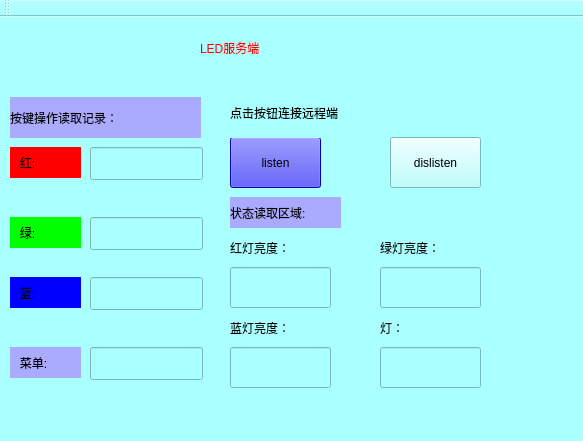
<?xml version="1.0" encoding="UTF-8"?>
<ui version="4.0">
 <class>MainWindow</class>
 <widget class="QMainWindow" name="MainWindow">
  <property name="geometry">
   <rect>
    <x>0</x>
    <y>0</y>
    <width>583</width>
    <height>441</height>
   </rect>
  </property>
  <property name="windowTitle">
   <string>MainWindow</string>
  </property>
  <property name="styleSheet">
   <string notr="true">background-color: rgb(170, 255, 255);</string>
  </property>
  <widget class="QWidget" name="centralWidget">
   <widget class="QLineEdit" name="lineEdit">
    <property name="geometry">
     <rect>
      <x>90</x>
      <y>130</y>
      <width>113</width>
      <height>33</height>
     </rect>
    </property>
    <property name="styleSheet">
     <string notr="true">font: 75 italic 14pt &quot;PibotoLt&quot;;</string>
    </property>
   </widget>
   <widget class="QLineEdit" name="lineEdit_2">
    <property name="geometry">
     <rect>
      <x>90</x>
      <y>200</y>
      <width>113</width>
      <height>33</height>
     </rect>
    </property>
    <property name="styleSheet">
     <string notr="true">font: 75 italic 14pt &quot;PibotoLt&quot;;</string>
    </property>
   </widget>
   <widget class="QLineEdit" name="lineEdit_3">
    <property name="geometry">
     <rect>
      <x>90</x>
      <y>260</y>
      <width>113</width>
      <height>33</height>
     </rect>
    </property>
    <property name="styleSheet">
     <string notr="true">font: 75 italic 14pt &quot;PibotoLt&quot;;</string>
    </property>
   </widget>
   <widget class="QLineEdit" name="lineEdit_4">
    <property name="geometry">
     <rect>
      <x>90</x>
      <y>330</y>
      <width>113</width>
      <height>33</height>
     </rect>
    </property>
    <property name="styleSheet">
     <string notr="true">font: 75 italic 14pt &quot;PibotoLt&quot;;</string>
    </property>
   </widget>
   <widget class="QLabel" name="label">
    <property name="geometry">
     <rect>
      <x>10</x>
      <y>130</y>
      <width>71</width>
      <height>31</height>
     </rect>
    </property>
    <property name="styleSheet">
     <string notr="true">background-color: rgb(255, 0, 0);</string>
    </property>
    <property name="text">
     <string>   红:</string>
    </property>
   </widget>
   <widget class="QLabel" name="label_2">
    <property name="geometry">
     <rect>
      <x>10</x>
      <y>200</y>
      <width>71</width>
      <height>31</height>
     </rect>
    </property>
    <property name="styleSheet">
     <string notr="true">background-color: rgb(0, 255, 0);</string>
    </property>
    <property name="text">
     <string>   绿:</string>
    </property>
   </widget>
   <widget class="QLabel" name="label_3">
    <property name="geometry">
     <rect>
      <x>10</x>
      <y>330</y>
      <width>71</width>
      <height>31</height>
     </rect>
    </property>
    <property name="styleSheet">
     <string notr="true">color: rgb(0, 0, 0);
background-color: rgb(170, 170, 255);</string>
    </property>
    <property name="text">
     <string>   菜单:</string>
    </property>
   </widget>
   <widget class="QLabel" name="label_4">
    <property name="geometry">
     <rect>
      <x>10</x>
      <y>260</y>
      <width>71</width>
      <height>31</height>
     </rect>
    </property>
    <property name="styleSheet">
     <string notr="true">background-color: rgb(0, 0, 255);
color: rgb(0, 0, 0);</string>
    </property>
    <property name="text">
     <string>   蓝:</string>
    </property>
   </widget>
   <widget class="QPushButton" name="listen">
    <property name="geometry">
     <rect>
      <x>230</x>
      <y>120</y>
      <width>91</width>
      <height>51</height>
     </rect>
    </property>
    <property name="styleSheet">
     <string notr="true">background-color: rgb(0, 0, 255);</string>
    </property>
    <property name="text">
     <string>listen</string>
    </property>
   </widget>
   <widget class="QLineEdit" name="lineEdit_5">
    <property name="geometry">
     <rect>
      <x>230</x>
      <y>250</y>
      <width>101</width>
      <height>41</height>
     </rect>
    </property>
    <property name="styleSheet">
     <string notr="true">font: oblique 14pt &quot;Serif&quot;;
</string>
    </property>
   </widget>
   <widget class="QLineEdit" name="lineEdit_6">
    <property name="geometry">
     <rect>
      <x>380</x>
      <y>250</y>
      <width>101</width>
      <height>41</height>
     </rect>
    </property>
    <property name="styleSheet">
     <string notr="true">font: oblique 14pt &quot;Serif&quot;;</string>
    </property>
   </widget>
   <widget class="QLineEdit" name="lineEdit_7">
    <property name="geometry">
     <rect>
      <x>230</x>
      <y>330</y>
      <width>101</width>
      <height>41</height>
     </rect>
    </property>
    <property name="styleSheet">
     <string notr="true">font: oblique 14pt &quot;Serif&quot;;</string>
    </property>
   </widget>
   <widget class="QLineEdit" name="lineEdit_8">
    <property name="geometry">
     <rect>
      <x>380</x>
      <y>330</y>
      <width>101</width>
      <height>41</height>
     </rect>
    </property>
    <property name="styleSheet">
     <string notr="true">font: oblique 14pt &quot;Serif&quot;;</string>
    </property>
   </widget>
   <widget class="QPushButton" name="dislisten">
    <property name="geometry">
     <rect>
      <x>390</x>
      <y>120</y>
      <width>91</width>
      <height>51</height>
     </rect>
    </property>
    <property name="text">
     <string>dislisten</string>
    </property>
   </widget>
   <widget class="QLabel" name="label_6">
    <property name="geometry">
     <rect>
      <x>230</x>
      <y>180</y>
      <width>111</width>
      <height>31</height>
     </rect>
    </property>
    <property name="styleSheet">
     <string notr="true">background-color: rgb(170, 170, 255);
color: rgb(0, 0, 0);</string>
    </property>
    <property name="text">
     <string>状态读取区域:</string>
    </property>
   </widget>
   <widget class="QLabel" name="label_5">
    <property name="geometry">
     <rect>
      <x>230</x>
      <y>220</y>
      <width>91</width>
      <height>21</height>
     </rect>
    </property>
    <property name="styleSheet">
     <string notr="true">color: rgb(0, 0, 0);
</string>
    </property>
    <property name="text">
     <string>红灯亮度：</string>
    </property>
   </widget>
   <widget class="QLabel" name="label_7">
    <property name="geometry">
     <rect>
      <x>380</x>
      <y>220</y>
      <width>81</width>
      <height>21</height>
     </rect>
    </property>
    <property name="styleSheet">
     <string notr="true">color: rgb(0, 0, 0);
</string>
    </property>
    <property name="text">
     <string>绿灯亮度：</string>
    </property>
   </widget>
   <widget class="QLabel" name="label_8">
    <property name="geometry">
     <rect>
      <x>230</x>
      <y>300</y>
      <width>101</width>
      <height>21</height>
     </rect>
    </property>
    <property name="styleSheet">
     <string notr="true">color: rgb(0, 0, 0);</string>
    </property>
    <property name="text">
     <string>蓝灯亮度：</string>
    </property>
   </widget>
   <widget class="QLabel" name="label_9">
    <property name="geometry">
     <rect>
      <x>380</x>
      <y>300</y>
      <width>67</width>
      <height>21</height>
     </rect>
    </property>
    <property name="styleSheet">
     <string notr="true">color: rgb(0, 0, 0);</string>
    </property>
    <property name="text">
     <string>灯：</string>
    </property>
   </widget>
   <widget class="QLabel" name="label_10">
    <property name="geometry">
     <rect>
      <x>10</x>
      <y>80</y>
      <width>191</width>
      <height>41</height>
     </rect>
    </property>
    <property name="styleSheet">
     <string notr="true">

color: rgb(0, 0, 0);
background-color: rgb(170, 170, 255);
</string>
    </property>
    <property name="text">
     <string>按键操作读取记录：</string>
    </property>
   </widget>
   <widget class="QLabel" name="label_11">
    <property name="geometry">
     <rect>
      <x>200</x>
      <y>0</y>
      <width>241</width>
      <height>61</height>
     </rect>
    </property>
    <property name="styleSheet">
     <string notr="true">color: rgb(255, 0, 0);
font: oblique 18pt &quot;Sans Serif&quot;;</string>
    </property>
    <property name="text">
     <string>LED服务端</string>
    </property>
   </widget>
   <widget class="QLabel" name="label_12">
    <property name="geometry">
     <rect>
      <x>230</x>
      <y>70</y>
      <width>151</width>
      <height>51</height>
     </rect>
    </property>
    <property name="text">
     <string>点击按钮连接远程端</string>
    </property>
   </widget>
  </widget>
  <widget class="QMenuBar" name="menuBar">
   <property name="geometry">
    <rect>
     <x>0</x>
     <y>0</y>
     <width>583</width>
     <height>27</height>
    </rect>
   </property>
  </widget>
  <widget class="QToolBar" name="mainToolBar">
   <attribute name="toolBarArea">
    <enum>TopToolBarArea</enum>
   </attribute>
   <attribute name="toolBarBreak">
    <bool>false</bool>
   </attribute>
  </widget>
  <widget class="QStatusBar" name="statusBar"/>
 </widget>
 <layoutdefault spacing="6" margin="11"/>
 <resources/>
 <connections/>
</ui>
